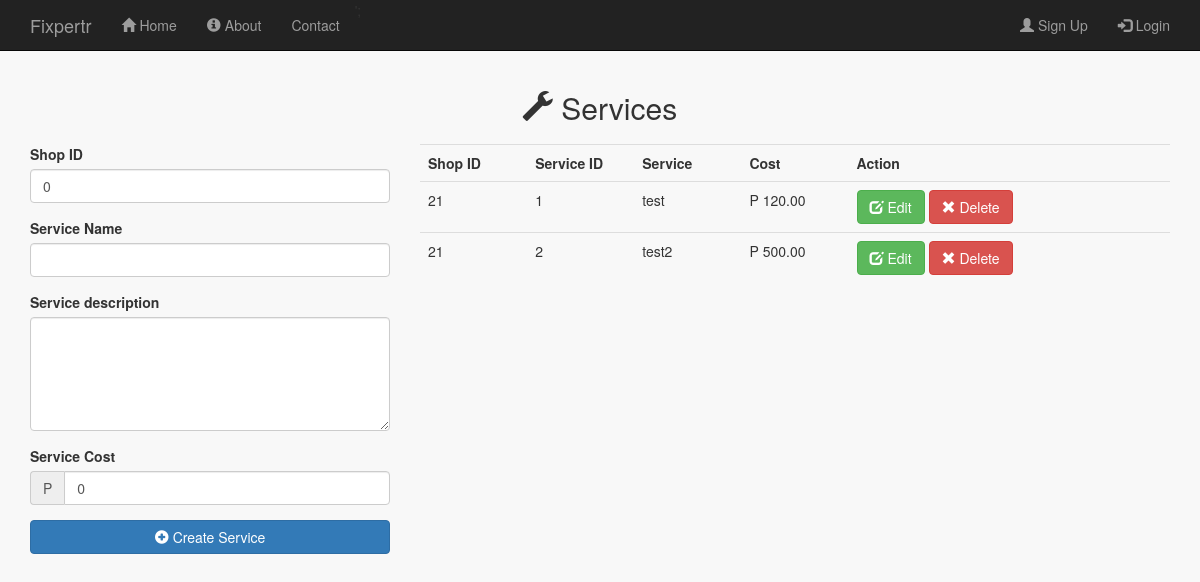
Page /services_admin.php on the earlier database version.
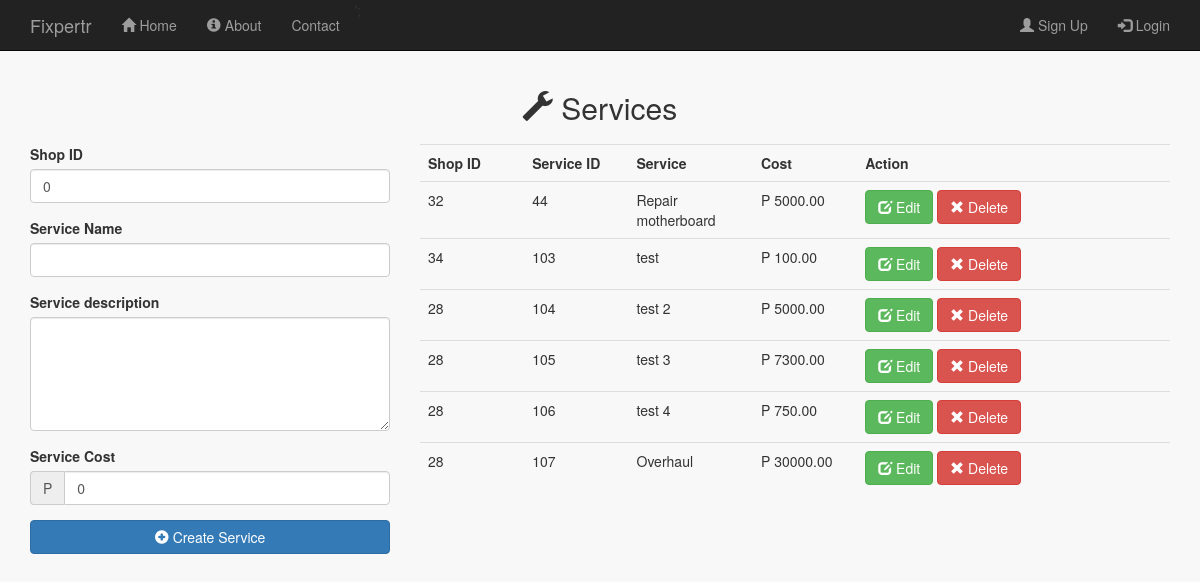
Same page on the later database version.
### tables this page shows
CREATE TABLE IF NOT EXISTS `services` (
  `service_id` int(11) NOT NULL AUTO_INCREMENT,
  `shop_id` int(11) NOT NULL,
  `service_name` varchar(256) NOT NULL,
  `service_description` varchar(256) NOT NULL,
  `service_cost` decimal(13,2) NOT NULL,
  PRIMARY KEY (`service_id`),
  KEY `services_ibfk_1` (`shop_id`)
);

### public/services_admin.php (the view, shortened to what this page needs)
<?php
  include_once '../includes/db_connection.php';
    $shop_id = 0;
    $service_name = '';
    $service_desc = '';
    $service_cost = 0;
    $edit_state = false;
  $results = mysqli_query($connection, "SELECT * FROM services");
?>
<!doctype html>
<html lang="en">
  <head>
    <link rel="stylesheet" type="text/css" href="stylesheets/bootstrap.min.css">
    <link rel="stylesheet" type="text/css" href="stylesheets/mystyles.css">
  </head>
  <body id="services_admin">
  <?php include '../includes/layouts/admin_header.php';?>
    <div class="content container">
     <h2 class="text-center" style="margin-bottom: 20px;"><span class="glyphicon glyphicon-wrench"></span> Services</h2>
    <div class="row">
      <div class="col-md-4">
       <form id="" action="<?php echo $_SERVER['PHP_SELF'];?>" method="POST" >
                          <div class="form-group">
                            <label for="user_id">Shop ID</label>
                            <input type="number"  class="form-control" name="shop_id" value="<?php echo $shop_id;?>">
                        </div>
                        <div class="form-group">
                            <label for="service_name">Service Name</label>
                            <input type="text" class="form-control" name="service_name" value="<?php echo $service_name;?>">
                        </div>
                         <div class="form-group">
                            <label for="service_desc">Service description</label>
                             <textarea class="form-control" rows="5" id="service_desc" name="service_desc" ><?php echo $service_desc;?></textarea>
                        </div>
                          <div class="form-group">
                            <label for="service_cost">Service Cost</label>
                            <div class="input-group">
                              <span class="input-group-addon">P</span>
                            <input type="number" class="form-control" name="service_cost" value="<?php  echo $service_cost;?>">
                            </div>
                        </div>
                          <?php if($edit_state == false): ?>
                            <button  type="submit" name="submit" class="btn btn-primary btn-block"><span class="glyphicon glyphicon-plus-sign"> </span> Create Service</button>
                          <?php else: ?>
                            <button  type="submit" name="update" class="btn btn-primary btn-block"><span class="glyphicon glyphicon-refresh"></span> Update Service</button>
                          <?php endif ?>
                      </form>
      </div>
        <div class="col-md-8">
          <div class="table-responsive"  >
              <table class="table">
                <tr>
                <th width="10%">Shop ID</th>
                <th width="10%">Service ID</th>
                   <th width="10%">Service</th>
                  <th width="10%">Cost</th>
                  <th width="30%">Action</th>
                </tr>
                 <?php while ($row = mysqli_fetch_array($results)) { ?>
                  <tr>
                      <td><?php echo $row['shop_id']; ?></td>
                      <td><?php echo $row['service_id']; ?></td>
                      <td><?php echo $row['service_name']; ?></td>
                      <td>P <?php echo $row['service_cost']; ?></td>
                      <td>
                      <a href="services_admin.php?edit=<?php echo $row['service_id']?>" class="btn btn-success" role="button"><span class="glyphicon glyphicon-edit"></span> Edit</a>
                      <a href="#" data-toggle="modal" data-target="#myModal" class="btn btn-danger" role="button"><span class="glyphicon glyphicon-remove"></span> Delete</a>
                      </td>
                  </tr>
                  <?php } ?>
              </table>
            </div>
        </div>
      </div>
    </div>
    <?php include '../includes/layouts/footer.php';?>

Differences in the rows shown:
removed services: shop "21", service_id "1", service_name "test", service_cost "120.00"
removed services: shop "21", service_id "2", service_name "test2", service_cost "500.00"
added services: shop "32", service_id "44", service_name "Repair motherboard", service_cost "5000.00"
added services: shop "34", service_id "103", service_name "test", service_cost "100.00"
added services: shop "28", service_id "104", service_name "test 2", service_cost "5000.00"
added services: shop "28", service_id "105", service_name "test 3", service_cost "7300.00"
added services: shop "28", service_id "106", service_name "test 4", service_cost "750.00"
added services: shop "28", service_id "107", service_name "Overhaul", service_cost "30000.00"
